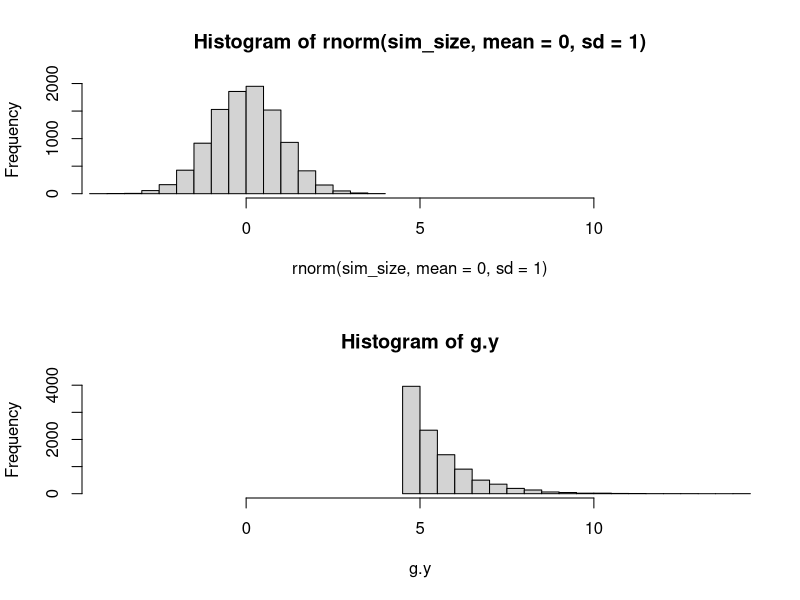
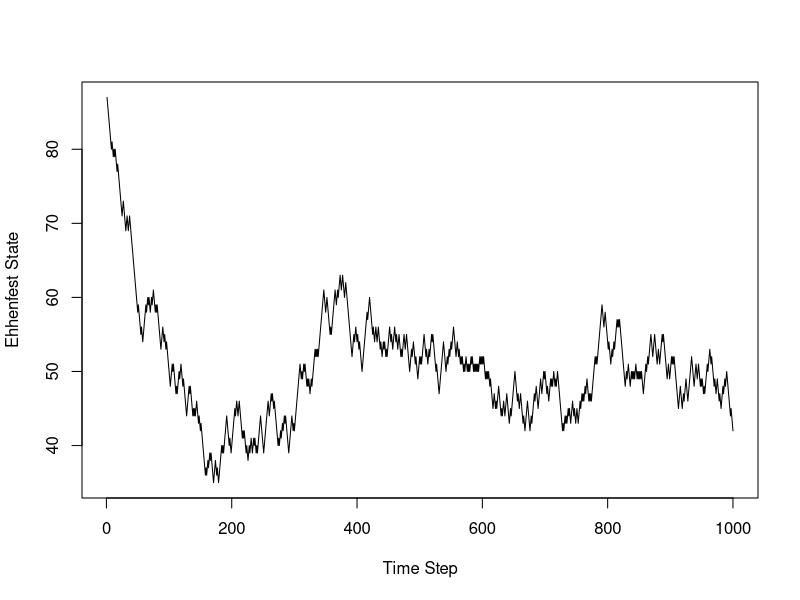
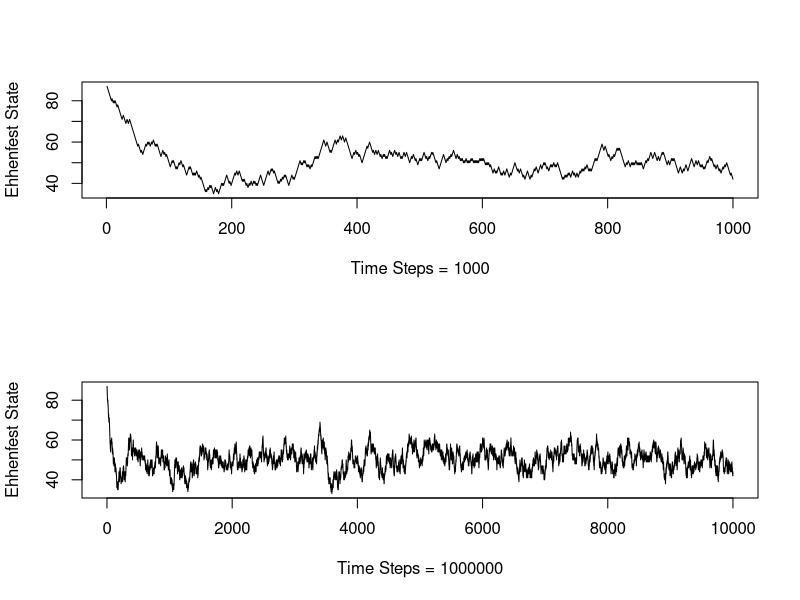

Recreate these plots in R, in order.
## This script illustrates the Importance-Sampling algorithm and Ehrenfest model of diffusion
setwd("/Users/AHenderson/OneDrive - London School of Hygiene and Tropical Medicine/PhD/SISMID/SISMID_MCMCI")

## IMPORTANCE-SAMPLING
## define a threshold value and number of Monte Carlo samples
my_const = 4.5
sim_size = 10000

## true probability of interest
(true_prob = pnorm(my_const,lower.tail=FALSE))


## naive Monte Carlo estimate

## Your task: create a naive and an importance sampling 
## estimate of the normal tail probability. 
## To generate realizations from the shifted exponential 
## use `rexp()` to generate regular exponentials and 
## then add my.const to them. Also, remember that you 
## don't have to code the formula for the normal 
## density, because it is available via `dnorm()'. 
##If you finish early, get Monte Carlo errors for 
## naive and important sampling schemes. 

# naive - random draw from standard normal 
set.seed(05081991)
# Count how many of 10,000 draws are greater than 4.5
naive <- ifelse(rnorm(sim_size, mean=0, sd = 1)>my_const , 1, 0)
(naive.p <- mean(naive))

# importance sampling - shift the dist and draw from exponential
set.seed(05081991)
g.y <- rexp(sim_size, 1)+my_const # g(Y)
# For weighting we need density of draws from std. norm.
theta.y <- dnorm(g.y, 0, 1)
# then re-estimate from the new dist and weight by (density/exp-(y-c))
imp.sampl <- ifelse(g.y>my_const , 1, 0)*theta.y/exp(my_const-g.y)
(imp.sampl.p <- mean(imp.sampl))

par(mfrow=c(2,1))
hist(rnorm(sim_size, mean=0, sd = 1), xlim=c(-4, 14))
hist(g.y,xlim=c(-4, 14))
dev.copy(pdf, "Output/2_impsampl.pdf", width=6, height=6)
dev.off()
# compare means
print(true_prob)
print(naive.p)
print(imp.sampl.p) # so importance sampling is working better

# compare variance of the two estimators
(var.naive <- var(naive)/sim_size)
(var.imp.sampl <- var(imp.sampl)/sim_size) # something sort of logical

## Computing Monte Carlo confidence intervals
## Naive (not very useful, usually variance estimate is degenerate):
c(naive.p-1.96*sqrt(var.naive), naive.p+1.96*sqrt(var.naive)) # 0s so useless

## Importance Sampling:
c(imp.sampl.p-1.96*sqrt(var.imp.sampl), imp.sampl.p+1.96*sqrt(var.imp.sampl))


##' ##
##' EHRENFEST model of diffusion

## this function randomly draws a new state of the Ehrenfest model
## "Transition Kernel"
next_state = function(cur.state, num.mol){
  return.value=NULL
  i <- cur.state
  N <- num.mol
  p <- runif(1,0,1)
  
  if(p < i/N){return.value = cur.state - 1} else{
              return.value = cur.state + 1
              }
  return(return.value)
}

newval <- NULL
newval2 <- NULL
for(i in 1:1000){
newval[i] <- next_state(99,100)
newval2[i] <- next_state(100,100)
}
mean(newval) ## 98.02 - almost always goes down
mean(newval2) ## 99 exactly - so ALWAYS goes down 

## set the number of molecules and the number of iterations
my_num_mol = 100
sim_size = 1000

## initialize the chain by drawing the initial state uniformly at random from all possible states. R function `sample()' will be handy.
my_draws = numeric(sim_size)
set.seed(05081991)
my_draws[1] = sample(0:my_num_mol, 1)

## run the Markov chain

for (i in 2:sim_size){
  ## use next.state function to evolve the Markov chain one step at a time
  my_draws[i] = next_state(my_draws[i-1],my_num_mol)
}

## plot the chain
par(mfrow=c(1,1))
plot(1:sim_size, my_draws, type="l", ylab="Ehhenfest State", xlab="Time Step")

## get the "time averages"

mean(my_draws) ## 47.072
var(my_draws) ## 58.70152

## get the "space averages"
my_num_mol/2 # 50
my_num_mol/4 # 25

# show the impact of increasing sim size
par(mfrow=c(2,1))
plot(1:sim_size, my_draws, type="l", ylab="Ehhenfest State", xlab="Time Steps = 1000")
#now increase sim size
sim_size = 10000
my_draws2 = numeric(sim_size)
set.seed(05081991)
my_draws2[1] = sample(seq(0,my_num_mol,1), 1)
for (i in 2:sim_size){
  ## use next.state function to evolve the Markov chain one step at a time
  my_draws2[i] = next_state(my_draws2[i-1],my_num_mol)
}
mean(my_draws2) ## 49.9424
var(my_draws2)  ## 30.1557
plot(1:sim_size, my_draws2, type="l", ylab="Ehhenfest State", xlab="Time Steps = 1000000")

dev.copy(pdf, "Output/2_mcsims.pdf", width=6, height=6)
dev.off()

